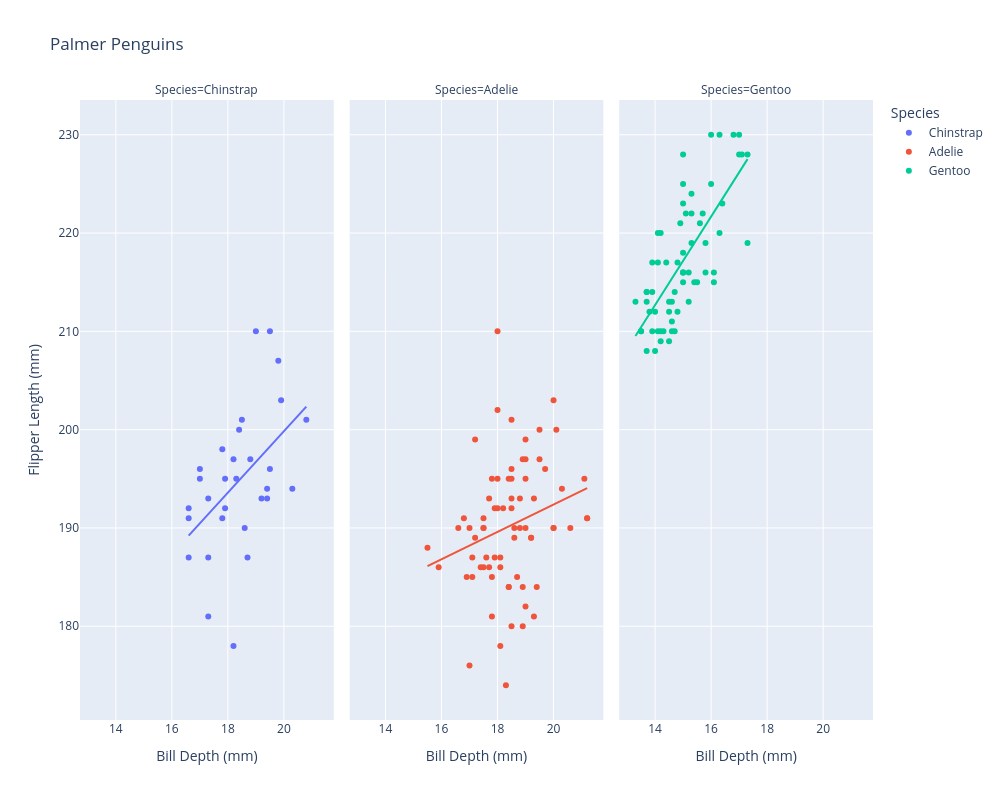

Notebook code for this chart:
### Markdown cell above
### Facetting

We can use this to analyze certain sections of the dataset.

### Code cell
fig = px.scatter(df, x="bill_depth_mm", y = "flipper_length_mm", 
                 
                 # In addition to the points defined above, if you any other information displayed on the hover label
                 hover_data=['body_mass_g'],

                 # Adjusts color according to this variable in the data
                 color = 'species',

                 # Title setting
                 title="Palmer Penguins",

                 # The labels section below changes the names of the labels from the dataset to make it clearer. This also changes axis labels
                 labels={
                     "bill_length_mm": "Bill Length (mm)",
                     "bill_depth_mm": "Bill Depth (mm)",
                     "species": "Species",
                     "flipper_length_mm" : "Flipper Length (mm)",
                     "body_mass_g" : "Body Mass (g)"
                 },

                 # Adjust the size to make the plot look more clean
                 width=1000, height=800,

                 # Splits the columns according to this variable
                 facet_col="species",

                 # Splits the rows according to this variable
                 # facet_row = "species"

                 trendline = 'ols'

                 )

fig.show()

### Figure 1 — Plotly figure (JSON) as saved in the notebook; plotly's stock layout.template omitted (floating-point values rounded to 4 significant figures)
{"data": [{"customdata": [[3300.0], [3775.0], [4050.0], [3900.0], [3200.0], [3800.0], [3950.0], [3750.0], [3600.0], [3850.0], [3250.0], [3700.0], [3450.0], [4450.0], [2700.0], [3600.0], [4300.0], [3400.0], [3650.0], [3500.0], [3650.0], [3500.0], [3450.0], [3250.0], [3950.0], [4000.0], [3525.0], [3350.0], [4100.0], [3250.0]], "hovertemplate": "Species=Chinstrap<br>Bill Depth (mm)=%{x}<br>Flipper Length (mm)=%{y}<br>Body Mass (g)=%{customdata[0]}<extra></extra>", "legendgroup": "Chinstrap", "marker": {"color": "#636efa", "symbol": "circle"}, "mode": "markers", "name": "Chinstrap", "orientation": "v", "showlegend": true, "type": "scatter", "x": [17.9, 20.3, 19.9, 19.5, 16.6, 19.4, 19.5, 18.2, 17.3, 18.3, 16.6, 17.8, 18.8, 18.5, 16.6, 17.3, 20.8, 18.4, 17.0, 17.0, 19.2, 17.9, 18.6, 18.7, 17.8, 19.8, 19.4, 17.3, 19.0, 18.2], "xaxis": "x", "y": [195.0, 194.0, 203.0, 196.0, 187.0, 193.0, 210.0, 197.0, 181.0, 195.0, 191.0, 191.0, 197.0, 201.0, 192.0, 193.0, 201.0, 200.0, 195.0, 196.0, 193.0, 192.0, 190.0, 187.0, 198.0, 207.0, 194.0, 187.0, 210.0, 178.0], "yaxis": "y"}, {"hovertemplate": "<b>OLS trendline</b><br>flipper_length_mm = 3.12399 * bill_depth_mm + 137.36<br>R<sup>2</sup>=0.240207<br><br>Species=Chinstrap<br>Bill Depth (mm)=%{x}<br>Flipper Length (mm)=%{y} <b>(trend)</b><extra></extra>", "legendgroup": "Chinstrap", "marker": {"color": "#636efa", "symbol": "circle"}, "mode": "lines", "name": "Chinstrap", "showlegend": false, "type": "scatter", "x": [16.6, 16.6, 16.6, 17.0, 17.0, 17.3, 17.3, 17.3, 17.8, 17.8, 17.9, 17.9, 18.2, 18.2, 18.3, 18.4, 18.5, 18.6, 18.7, 18.8, 19.0, 19.2, 19.4, 19.4, 19.5, 19.5, 19.8, 19.9, 20.3, 20.8], "xaxis": "x", "y": [189.2, 189.2, 189.2, 190.5, 190.5, 191.4, 191.4, 191.4, 193.0, 193.0, 193.3, 193.3, 194.2, 194.2, 194.5, 194.8, 195.2, 195.5, 195.8, 196.1, 196.7, 197.3, 198.0, 198.0, 198.3, 198.3, 199.2, 199.5, 200.8, 202.3], "yaxis": "y"}, {"customdata": [[3050.0], [3700.0], [3400.0], [3700.0], [3425.0], [4050.0], [3425.0], [3325.0], [3400.0], [3475.0], [3150.0], [3700.0], [3550.0], [2900.0], [3450.0], [3050.0], [4100.0], [3950.0], [3800.0], [3725.0], [4250.0], [4000.0], [3450.0], [3650.0], [3550.0], [3300.0], [4000.0], [3750.0], [3800.0], [3800.0], [3200.0], [4350.0], [3950.0], [4775.0], [4150.0], [3900.0], [3175.0], [3950.0], [4725.0], [3500.0], [3650.0], [3900.0], [4450.0], [3975.0], [3450.0], [4275.0], [3725.0], [3550.0], [3950.0], [3050.0], [3450.0], [3250.0], [3900.0], [3500.0], [3900.0], [4050.0], [3200.0], [4400.0], [4150.0], [3600.0], [3625.0], [3700.0], [4000.0], [3550.0], [3200.0], [3900.0], [3900.0], [4250.0], [4400.0], [4600.0], [3500.0], [3800.0]], "hovertemplate": "Species=Adelie<br>Bill Depth (mm)=%{x}<br>Flipper Length (mm)=%{y}<br>Body Mass (g)=%{customdata[0]}<extra></extra>", "legendgroup": "Adelie", "marker": {"color": "#EF553B", "symbol": "circle"}, "mode": "markers", "name": "Adelie", "orientation": "v", "showlegend": true, "type": "scatter", "x": [16.6, 17.8, 18.3, 17.5, 17.6, 18.2, 19.0, 18.4, 17.1, 18.4, 16.9, 17.1, 18.5, 18.1, 19.0, 15.9, 18.5, 19.2, 17.4, 17.9, 18.6, 19.0, 19.3, 18.7, 18.0, 19.3, 18.0, 17.2, 19.2, 21.2, 17.7, 18.5, 18.0, 19.0, 18.9, 20.0, 17.5, 18.9, 20.0, 18.6, 20.6, 18.9, 18.1, 20.1, 17.0, 19.5, 17.0, 17.5, 20.0, 15.5, 17.8, 18.0, 18.4, 17.7, 19.4, 19.5, 17.2, 21.1, 21.2, 19.0, 17.8, 16.8, 18.5, 20.3, 17.9, 18.1, 17.5, 18.5, 19.7, 18.8, 18.5, 18.8], "xaxis": "x2", "y": [190.0, 185.0, 174.0, 190.0, 187.0, 192.0, 182.0, 184.0, 185.0, 184.0, 185.0, 187.0, 180.0, 187.0, 195.0, 186.0, 192.0, 189.0, 186.0, 192.0, 190.0, 199.0, 193.0, 185.0, 202.0, 181.0, 210.0, 199.0, 189.0, 191.0, 193.0, 196.0, 192.0, 197.0, 197.0, 190.0, 191.0, 180.0, 203.0, 189.0, 190.0, 184.0, 186.0, 200.0, 176.0, 197.0, 190.0, 186.0, 190.0, 188.0, 195.0, 195.0, 195.0, 186.0, 184.0, 200.0, 189.0, 195.0, 191.0, 190.0, 181.0, 191.0, 201.0, 194.0, 187.0, 178.0, 190.0, 195.0, 196.0, 190.0, 193.0, 193.0], "yaxis": "y2"}, {"hovertemplate": "<b>OLS trendline</b><br>flipper_length_mm = 1.38953 * bill_depth_mm + 164.585<br>R<sup>2</sup>=0.060195<br><br>Species=Adelie<br>Bill Depth (mm)=%{x}<br>Flipper Length (mm)=%{y} <b>(trend)</b><extra></extra>", "legendgroup": "Adelie", "marker": {"color": "#EF553B", "symbol": "circle"}, "mode": "lines", "name": "Adelie", "showlegend": false, "type": "scatter", "x": [15.5, 15.9, 16.6, 16.8, 16.9, 17.0, 17.0, 17.1, 17.1, 17.2, 17.2, 17.4, 17.5, 17.5, 17.5, 17.5, 17.6, 17.7, 17.7, 17.8, 17.8, 17.8, 17.9, 17.9, 18.0, 18.0, 18.0, 18.0, 18.1, 18.1, 18.1, 18.2, 18.3, 18.4, 18.4, 18.4, 18.5, 18.5, 18.5, 18.5, 18.5, 18.5, 18.6, 18.6, 18.7, 18.8, 18.8, 18.9, 18.9, 18.9, 19.0, 19.0, 19.0, 19.0, 19.0, 19.2, 19.2, 19.3, 19.3, 19.4, 19.5, 19.5, 19.7, 20.0, 20.0, 20.0, 20.1, 20.3, 20.6, 21.1, 21.2, 21.2], "xaxis": "x2", "y": [186.1, 186.7, 187.7, 187.9, 188.1, 188.2, 188.2, 188.3, 188.3, 188.5, 188.5, 188.8, 188.9, 188.9, 188.9, 188.9, 189.0, 189.2, 189.2, 189.3, 189.3, 189.3, 189.5, 189.5, 189.6, 189.6, 189.6, 189.6, 189.7, 189.7, 189.7, 189.9, 190.0, 190.2, 190.2, 190.2, 190.3, 190.3, 190.3, 190.3, 190.3, 190.3, 190.4, 190.4, 190.6, 190.7, 190.7, 190.8, 190.8, 190.8, 191.0, 191.0, 191.0, 191.0, 191.0, 191.3, 191.3, 191.4, 191.4, 191.5, 191.7, 191.7, 192.0, 192.4, 192.4, 192.4, 192.5, 192.8, 193.2, 193.9, 194.0, 194.0], "yaxis": "y2"}, {"customdata": [[5750.0], [5700.0], [5950.0], [4800.0], [5200.0], [4850.0], [5150.0], [5550.0], [4925.0], [4900.0], [4150.0], [5550.0], [5500.0], [5400.0], [4750.0], [4950.0], [5550.0], [4400.0], [5350.0], [5650.0], [4650.0], [5500.0], [4550.0], [4925.0], [5300.0], [5850.0], [5000.0], [5500.0], [4950.0], [4975.0], [4750.0], [5250.0], [5850.0], [4200.0], [4750.0], [4375.0], [4575.0], [4450.0], [5550.0], [5400.0], [5700.0], [5300.0], [5100.0], [4900.0], [4850.0], [5200.0], [4875.0], [5200.0], [4400.0], [5250.0], [4625.0], [4700.0], [4650.0], [5000.0], [3950.0], [5450.0], [4700.0], [5600.0], [4200.0], [5700.0], [4700.0], [5600.0], [4800.0], [4600.0], [4600.0]], "hovertemplate": "Species=Gentoo<br>Bill Depth (mm)=%{x}<br>Flipper Length (mm)=%{y}<br>Body Mass (g)=%{customdata[0]}<extra></extra>", "legendgroup": "Gentoo", "marker": {"color": "#00cc96", "symbol": "circle"}, "mode": "markers", "name": "Gentoo", "orientation": "v", "showlegend": true, "type": "scatter", "x": [15.7, 16.8, 16.4, 14.6, 15.3, 14.7, 15.4, 15.3, 15.8, 14.4, 13.5, 15.0, 16.1, 17.1, 13.8, 13.7, 17.0, 13.9, 15.1, 15.0, 15.2, 15.8, 13.5, 13.7, 14.1, 16.0, 15.0, 15.0, 15.0, 15.5, 15.0, 15.3, 14.6, 14.6, 15.0, 14.1, 14.0, 14.1, 16.1, 16.3, 16.0, 14.9, 13.3, 13.9, 14.2, 14.8, 14.0, 14.8, 14.5, 17.3, 14.5, 15.0, 13.7, 15.2, 13.7, 15.6, 14.2, 17.0, 13.9, 16.3, 14.7, 17.3, 14.5, 14.2, 14.3], "xaxis": "x3", "y": [222.0, 230.0, 223.0, 211.0, 219.0, 214.0, 215.0, 224.0, 216.0, 217.0, 210.0, 223.0, 215.0, 228.0, 212.0, 213.0, 230.0, 214.0, 222.0, 215.0, 213.0, 219.0, 210.0, 214.0, 220.0, 230.0, 225.0, 228.0, 218.0, 215.0, 216.0, 222.0, 213.0, 210.0, 216.0, 217.0, 208.0, 210.0, 216.0, 220.0, 225.0, 221.0, 213.0, 217.0, 210.0, 212.0, 212.0, 217.0, 213.0, 219.0, 212.0, 216.0, 214.0, 216.0, 208.0, 221.0, 220.0, 228.0, 210.0, 230.0, 210.0, 228.0, 209.0, 209.0, 210.0], "yaxis": "y3"}, {"hovertemplate": "<b>OLS trendline</b><br>flipper_length_mm = 4.49813 * bill_depth_mm + 149.7<br>R<sup>2</sup>=0.538279<br><br>Species=Gentoo<br>Bill Depth (mm)=%{x}<br>Flipper Length (mm)=%{y} <b>(trend)</b><extra></extra>", "legendgroup": "Gentoo", "marker": {"color": "#00cc96", "symbol": "circle"}, "mode": "lines", "name": "Gentoo", "showlegend": false, "type": "scatter", "x": [13.3, 13.5, 13.5, 13.7, 13.7, 13.7, 13.7, 13.8, 13.9, 13.9, 13.9, 14.0, 14.0, 14.1, 14.1, 14.1, 14.2, 14.2, 14.2, 14.3, 14.4, 14.5, 14.5, 14.5, 14.6, 14.6, 14.6, 14.7, 14.7, 14.8, 14.8, 14.9, 15.0, 15.0, 15.0, 15.0, 15.0, 15.0, 15.0, 15.0, 15.1, 15.2, 15.2, 15.3, 15.3, 15.3, 15.4, 15.5, 15.6, 15.7, 15.8, 15.8, 16.0, 16.0, 16.1, 16.1, 16.3, 16.3, 16.4, 16.8, 17.0, 17.0, 17.1, 17.3, 17.3], "xaxis": "x3", "y": [209.5, 210.4, 210.4, 211.3, 211.3, 211.3, 211.3, 211.8, 212.2, 212.2, 212.2, 212.7, 212.7, 213.1, 213.1, 213.1, 213.6, 213.6, 213.6, 214.0, 214.5, 214.9, 214.9, 214.9, 215.4, 215.4, 215.4, 215.8, 215.8, 216.3, 216.3, 216.7, 217.2, 217.2, 217.2, 217.2, 217.2, 217.2, 217.2, 217.2, 217.6, 218.1, 218.1, 218.5, 218.5, 218.5, 219.0, 219.4, 219.9, 220.3, 220.8, 220.8, 221.7, 221.7, 222.1, 222.1, 223.0, 223.0, 223.5, 225.3, 226.2, 226.2, 226.6, 227.5, 227.5], "yaxis": "y3"}], "layout": {"annotations": [{"font": {}, "showarrow": false, "text": "Species=Chinstrap", "x": 0.16, "xanchor": "center", "xref": "paper", "y": 1, "yanchor": "bottom", "yref": "paper"}, {"font": {}, "showarrow": false, "text": "Species=Adelie", "x": 0.5, "xanchor": "center", "xref": "paper", "y": 1, "yanchor": "bottom", "yref": "paper"}, {"font": {}, "showarrow": false, "text": "Species=Gentoo", "x": 0.84, "xanchor": "center", "xref": "paper", "y": 1, "yanchor": "bottom", "yref": "paper"}], "height": 800, "legend": {"title": {"text": "Species"}, "tracegroupgap": 0}, "title": {"text": "Palmer Penguins"}, "width": 1000, "xaxis": {"anchor": "y", "domain": [0, 0.32], "title": {"text": "Bill Depth (mm)"}}, "xaxis2": {"anchor": "y2", "domain": [0.34, 0.66], "matches": "x", "title": {"text": "Bill Depth (mm)"}}, "xaxis3": {"anchor": "y3", "domain": [0.68, 1.0], "matches": "x", "title": {"text": "Bill Depth (mm)"}}, "yaxis": {"anchor": "x", "domain": [0, 1], "title": {"text": "Flipper Length (mm)"}}, "yaxis2": {"anchor": "x2", "domain": [0, 1], "matches": "y", "showticklabels": false}, "yaxis3": {"anchor": "x3", "domain": [0, 1], "matches": "y", "showticklabels": false}}}
